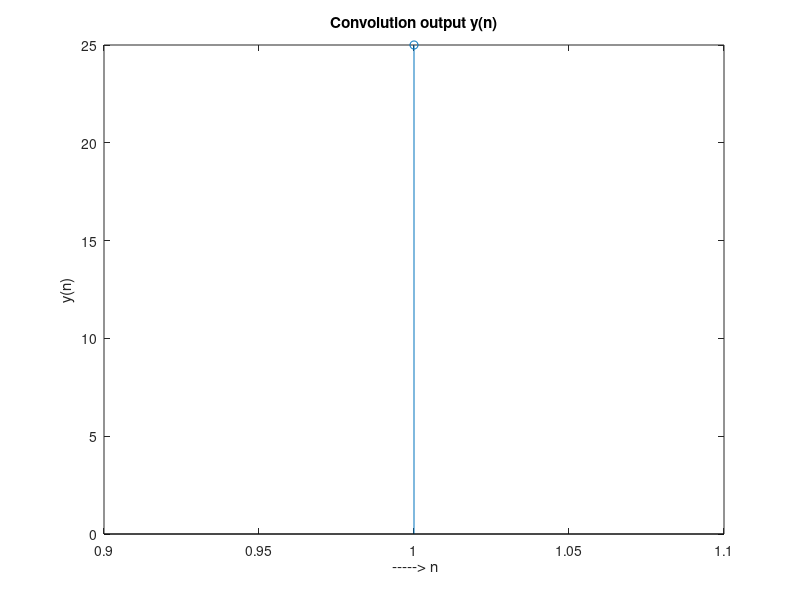

This chart was generated by the following MATLAB code:
clc ; clear all ; close all;
x=input(' Enter x: ') ;
h=input('Enter h: ') ;
m=length(x);
n=length(h);
X=[x, zeros(1, n)];
H=[h, zeros(1, m)];
for i = 1 : n + m-1
y(i)=0;
for j=1:m
if (i-j+1>0)
y(i)=y(i)+X(j)*H(i-j+1);
end
end
end
disp('Convolution output is y(n)= ');
disp(y);
stem(y);
ylabel('y(n)');
xlabel(' -----> n');
title('Convolution output y(n)');
